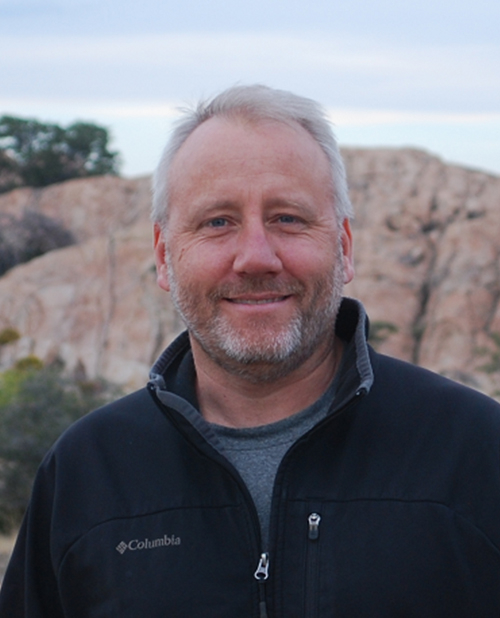
//> input picture ques4/sam-siewert.jpg, 500 x 618 px
$ ./hogpeople   (built with g++ and OpenCV 4)
//> lines starting //> are read from the running program, lines starting //| are printed output that depends on the picture; after the words box and inside, x2 and y2 are one past the last pixel; in counts of white or black regions, pixels touching at a corner belong together
#include "opencv2/objdetect.hpp"
#include "opencv2/highgui.hpp"
#include "opencv2/imgproc.hpp"
#include "opencv2/videoio.hpp"
#include <iostream>

using namespace std;
using namespace cv;

/** Function Headers */
void detectAndDisplay( Mat frame );

/** Global variables */
CascadeClassifier face_cascade;
CascadeClassifier eyes_cascade;

/** @function main */
int main( int argc, const char** argv )
{


    String face_cascade_name = "haarcascade_frontalface_default.xml";
    String eyes_cascade_name = "haarcascade_eye.xml";

    //-- 1. Load the cascades
    if( !face_cascade.load( face_cascade_name ) )
    {
        cout << "--(!)Error loading face cascade\n";
        return -1;
    };
    if( !eyes_cascade.load( eyes_cascade_name ) )
    {
        cout << "--(!)Error loading eyes cascade\n";
        return -1;
    };


	Mat face = imread("sam-siewert.jpg", IMREAD_UNCHANGED);
//> face is the input picture: 618 rows x 500 cols, CV_8UC3; mean B, G, R 120, 112.2, 115.3

        if( face.empty() )
        {
            cout <<"ttttttttttttttttttttttttttttttttttt\n";

        }

        //-- 3. Apply the classifier to the frame
cout << "TTTTTTTTTTTTTTTTTTTTTTTT\n";
        detectAndDisplay( face );


	waitKey(0);
    return 0;
}

/** @function detectAndDisplay */
void detectAndDisplay( Mat frame )
{
    Mat frame_gray;
    cvtColor( frame, frame_gray, COLOR_BGR2GRAY );
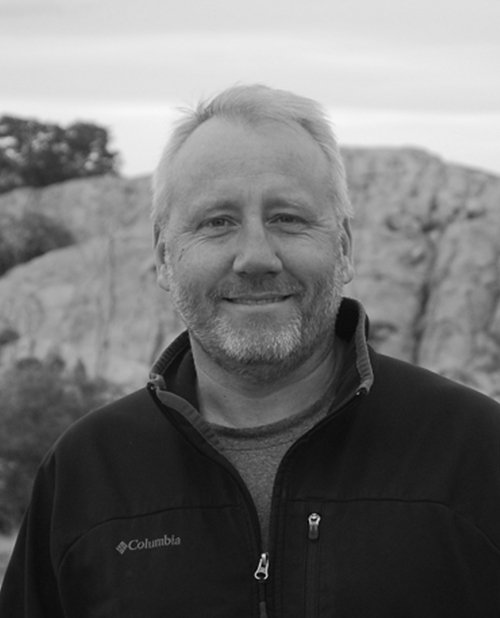
//> frame_gray: 618 rows x 500 cols, CV_8UC1; min 1, max 248, mean 114
    equalizeHist( frame_gray, frame_gray );
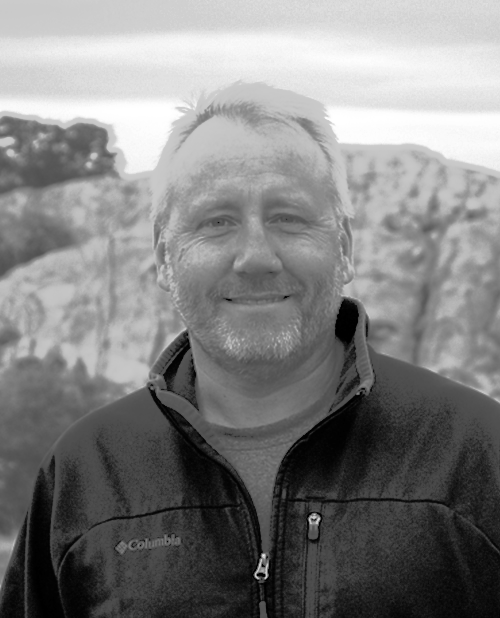
//> frame_gray: 618 rows x 500 cols, CV_8UC1; min 0, max 255, mean 128.7

    //-- Detect faces
    std::vector<Rect> faces;
    face_cascade.detectMultiScale( frame_gray, faces );
//> faces = 2 Rects (x, y, width, height): [150, 142, 206, 206], [168, 301, 174, 174]

    for ( size_t i = 0; i < faces.size(); i++ )
    {
        Point center( faces[i].x + faces[i].width/2, faces[i].y + faces[i].height/2 );
        ellipse( frame, center, Size( faces[i].width/2, faces[i].height/2 ), 0, 0, 360, Scalar( 255, 0, 255 ), 4 );

        Mat faceROI = frame_gray( faces[i] );

        //-- In each face, detect eyes
        std::vector<Rect> eyes;
        eyes_cascade.detectMultiScale( faceROI, eyes );

        for ( size_t j = 0; j < eyes.size(); j++ )
        {
            Point eye_center( faces[i].x + eyes[j].x + eyes[j].width/2, faces[i].y + eyes[j].y + eyes[j].height/2 );
            int radius = cvRound( (eyes[j].width + eyes[j].height)*0.25 );
            circle( frame, eye_center, radius, Scalar( 255, 0, 0 ), 4 );
        }
    }
//> this loop made 2 passes
//> center on passes 1 to 2: Point(253, 245), Point(255, 388)
//> pass 1, in detectAndDisplay, `Mat faceROI = frame_gray( faces[i] );`:
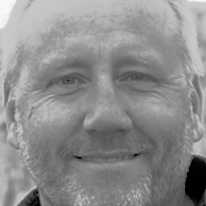
//> faceROI: 206 rows x 206 cols, CV_8UC1; min 0, max 252, mean 140.8
//> pass 2, in detectAndDisplay, `Mat faceROI = frame_gray( faces[i] );`:
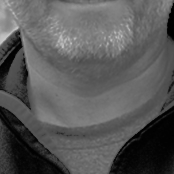
//> faceROI: 174 rows x 174 cols, CV_8UC1; min 0, max 199, mean 87.8
//> after the loop:
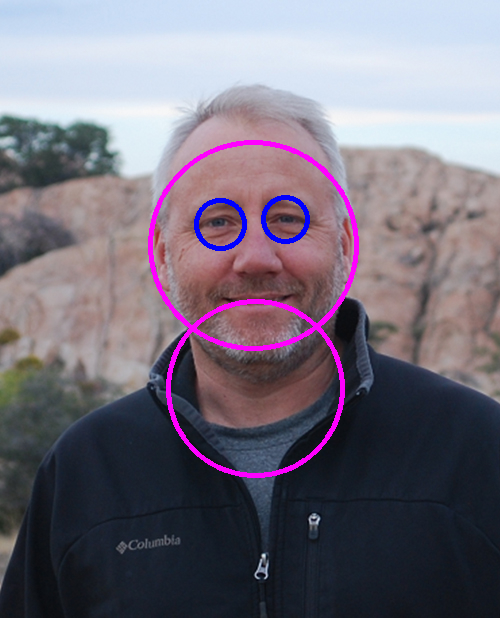
//> frame: 618 rows x 500 cols, CV_8UC3; 2.36% of pixels changed, all inside (x1, y1, x2, y2) = (148, 140, 359, 478)

    //-- Show what you got
    imshow( "Capture - Face detection", frame );
}
